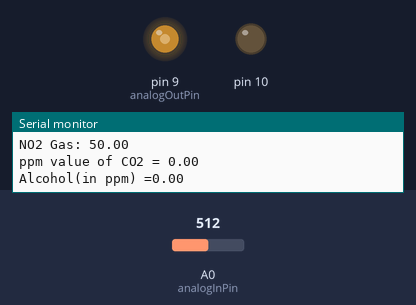
Simulated run of this sketch. Board: Arduino Mega 2560, built with avr-gcc and run on an emulated ATmega2560. Shown: output pins drawn as LEDs (lit = HIGH), the last lines printed to the serial monitor. Inputs (shaded band) come from the test bench; at power-on: A0 (analogInPin) = 512. Storage starts empty.

Above: at 1.8 s.
1.9 s: A0 (analogInPin) set to 716
At 2.8 s:
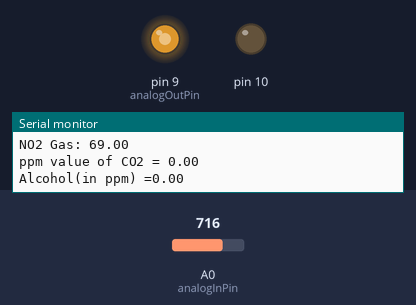
3.6 s: A0 (analogInPin) set to 900
At 4.8 s:
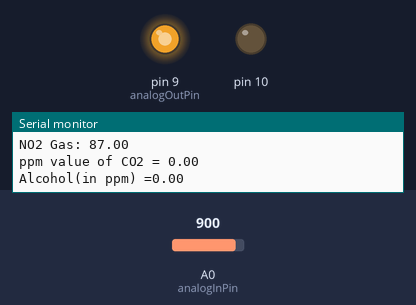
5.7 s: A0 (analogInPin) set to 122
At 6.8 s:
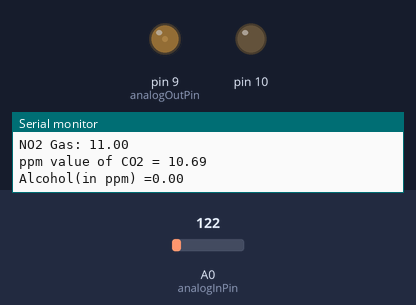
7.8 s: A0 (analogInPin) set to 0
At 8.6 s:
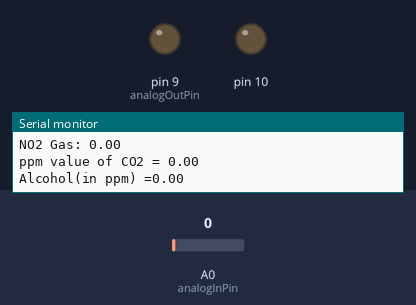
9.8 s: A0 (analogInPin) set to 511
At 11.7 s:
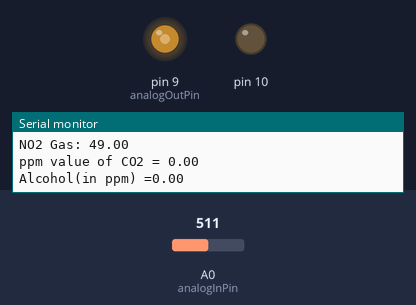
Timing chart, 0 to 12.9 s (numbered marks = the images above; inputs shaded):
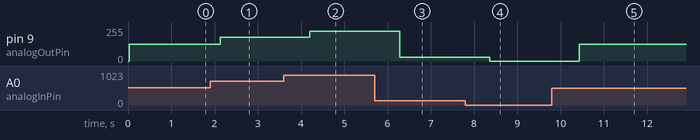

The sketch:

mq135_gps.ino
```cpp
/*
  Analog input, analog output, serial output

 Reads an analog input pin, maps the result to a range from 0 to 255
 and uses the result to set the pulsewidth modulation (PWM) of an output pin.
 Also prints the results to the serial monitor.

 The circuit:
 * MQ135 connected to analog pin 0.
 * LED connected from digital pin 9 to ground

 Copied from sample [AnaloginOutSerial]
 */
#include <SPI.h>
#include <Adafruit_GPS.h>
#include <SoftwareSerial.h>
#include <SD.h>
#include <Wire.h>
int j=1;
uint8_t i = 0;

const int chipSelect = 4;
char gpsfilename[] = "Gy8LOG00/GPSLOG.txt";


char foldername[]= "Gy8LOG00";
File gpsfile;
HardwareSerial mySerial = Serial1;
Adafruit_GPS GPS(&mySerial);
#define GPSECHO  true
#define LOG_FIXONLY false
// this keeps track of whether we're using the interrupt
// off by default!
boolean usingInterrupt = true;
void useInterrupt(boolean); // Func prototype keeps Arduino 0023 happy
// Set the pins used
#define chipSelect 4
#define ledPin 13

File logfile;

// read a Hex value and return the decimal equivalent
uint8_t parseHex(char c) {
  if (c < '0')
    return 0;
  if (c <= '9')
    return c - '0';
  if (c < 'A')
    return 0;
  if (c <= 'F')
    return (c - 'A')+10;
}

// blink out an error code
void error(uint8_t errno) {
   while(1) {
    uint8_t i;
    for (i=0; i<errno; i++) {
      digitalWrite(ledPin, HIGH);
      delay(100);
      digitalWrite(ledPin, LOW);
      delay(100);
    }
    for (i=errno; i<10; i++) {
      delay(200);
    }
  }
}


#include<SPI.h>
#include<arduino.h>
#include<Wire.h>
#include<SD.h>
#define MQ135_DEFAULTPPM 399 //default ppm of CO2 for calibration
#define MQ135_RO 68550 //default Ro for MQ135_DEFAULTPPM ppm of CO2
#define MQ135_SCALINGFACTOR 116.6020682 //CO2 gas value
#define MQ135_EXPONENT -2.769034857 //CO2 gas value
#define MQ135_MAXRSRO 2.428 //for CO2
#define MQ135_MINRSRO 0.358 //for CO2

// These constants won't change.  They're used to give names
// to the pins used:
const int analogInPin = A0;  // Analog input pin that the MQ135 is attached to
const int analogOutPin = 9; // Analog output pin that the LED is attached to

File myFile;

float NO2;
int sensorValue = 0;        // value read from the pot
int outputValue = 0;        // value output to the PWM (analog out)
int Vcc=5;
int Rl=20000; // 20Kohm Rl

void setup() {
  // initialize serial communications at 9600 bps:
  Serial.begin(9600);
  while(!Serial){
  ;
}
Serial.println("Initializing SD card...");
  // On the Ethernet Shield, CS is pin 4. It's set as an output by default.
  // Note that even if it's not used as the CS pin, the hardware SS pin
  // (10 on most Arduino boards, 53 on the Mega) must be left as an output
  // or the SD library functions will not work.
   pinMode(10, OUTPUT);

  if (!SD.begin(4)) {
    Serial.println("initialization failed!");
    return;
  }
  Serial.println("initialization done.");

  // open the file. note that only one file can be open at a time,
  // so you have to close this one before opening another.

 }


void loop() {
 myFile = SD.open("test3.csv",FILE_WRITE);
 if(myFile){
  // read the analog in value:
 sensorValue = analogRead(analogInPin);
  // map it to the range of the analog out:
  outputValue = map(sensorValue, 0, 1023, 0, 255);
  // change the analog out value:
  analogWrite(analogOutPin, outputValue);

  // print the results to the serial monitor:
  Serial.print("sensor = " );
  myFile.print("sensor=");
  Serial.println(sensorValue);
  myFile.println(sensorValue);

  Serial.print("output = ");
  myFile.print("output=");
  Serial.println(outputValue);
  myFile.println(outputValue);

 //for NO2//
 NO2 = map(sensorValue, 0,1023, 0, 100);
  //Serial.print(NO2);
 // Serial.print(";InsertSensorPackageName;MiCS-2710;N02 Gas;NO2;response indicator;RI;0;25;50;75;100");
  //Serial.print("\n");
  Serial.print("NO2 Gas: ");
  myFile.print("NO2 Gas(%)= ");
  Serial.println(NO2);
  myFile.println(NO2);
 //Serial.print("%");
 //myFile.print("%");

//for CO2//
long resvalue=((float)22000*(1023-sensorValue)/sensorValue);
Serial.print("ppm value of CO2 = ");
myFile.print("ppm value of CO2 = ");
 Serial.println(mq135_getppm(resvalue,MQ135_RO));
myFile.println(mq135_getppm(resvalue,MQ135_RO));
long mq135_getro(int resvalue,long ppm);

//for Alcohol//
double p=calculatePPM();
Serial.print("Alcohol(in ppm) =");
myFile.print("Alcohol(in ppm) =");
Serial.println(p);
myFile.println(p);
myFile.close();
}
else
 {// if the file didn't open, print an error:
    Serial.println("error opening test.txt");
  }
  // wait 100 milliseconds before the next loop
  // for the analog-to-digital converter to settle
  // after the last reading:
  delay(1000);
}


long mq135_getro(long resvalue,long ppm) {
	return (long)(resvalue * exp( log(MQ135_SCALINGFACTOR/ppm) / MQ135_EXPONENT ));
}
double mq135_getppm(long resvalue,long default_RO)
{
	double ret = 0;
	double validinterval = 0;
	validinterval = resvalue/(double)default_RO;
	if(validinterval<MQ135_MAXRSRO && validinterval>MQ135_MINRSRO) {
		ret = (double)MQ135_SCALINGFACTOR * pow( ((double)resvalue/default_RO), MQ135_EXPONENT);
	}
	return ret;
}

int calculatePPM()
{
  double lgPPM;
  double Vrl=(double)outputValue*Vcc;
  double Rs=Rl*(5-Vrl)/Vrl;
  float ratio=Rs/Rl;
  lgPPM=(log10(ratio)*(-2.6)+2.7);
  double ppm=pow(10,lgPPM);
return ppm;
}
```

Measured:
- after the input at 1.9 s, pin 9 (analogOutPin): 127/255 → 178/255 after 0.23 s
- after the input at 3.6 s, pin 9 (analogOutPin): 178/255 → 224/255 after 0.61 s
- after the input at 5.7 s, pin 9 (analogOutPin): 224/255 → 30/255 after 0.58 s
- after the input at 7.8 s, pin 9 (analogOutPin): 30/255 → 0/255 after 0.56 s
- after the input at 9.8 s, pin 9 (analogOutPin): 0/255 → 127/255 after 0.63 s
